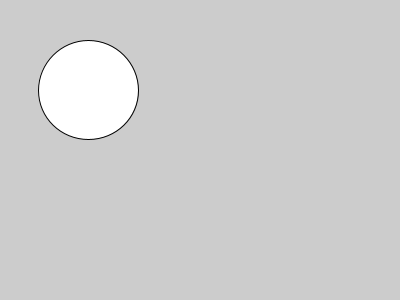
Frame 1 (no input)
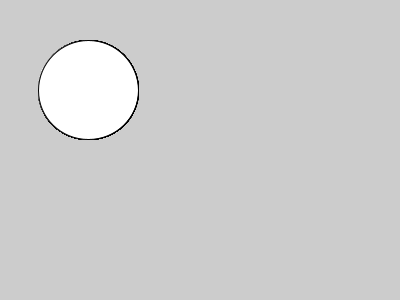
Frame 60 (the mouse pressed at the canvas centre just before this capture)
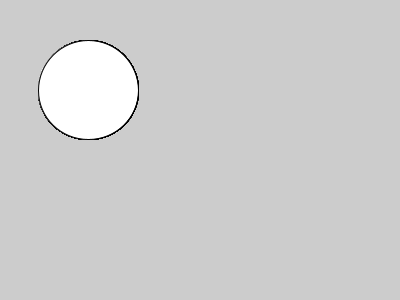
Frame 120 (the mouse held since frame 60 and released just before this capture)

The Processing sketch that drew these frames (run headless with seeded random() and noise(); from frame 60 on, the mouse is pressed at the canvas centre):

// Processing sketch: dot_grace
// ── dot_grace.pde
void setup(){
size(400,300);
}

void draw(){
ellipse(88,90,100,99);

}
void keyPressed(){
ellipse(90,70,80,80);

}
